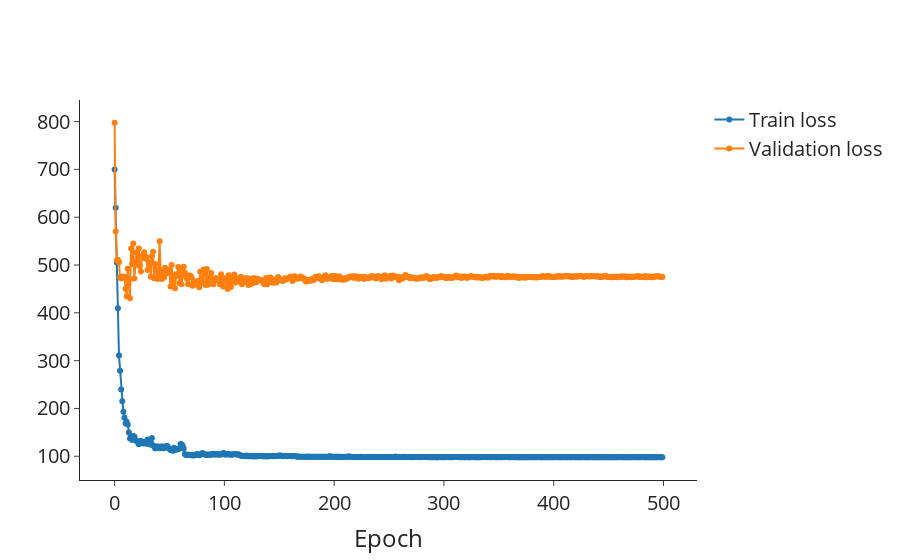

The code cell stored with this chart in its notebook:
### Markdown cell above
## Loss

### Code cell
lr_val = go.Scatter(
    x=df_lr_epochs_first.index,
    y=df_lr_epochs_first["val/loss/shg_tensor_full"],
    mode="lines+markers",
    name="Validation loss",
    showlegend=True,
)
lr_train = go.Scatter(
    x=df_lr_epochs_second.index,
    y=df_lr_epochs_second["train/loss/shg_tensor_full"],
    mode="lines+markers",
    name="Train loss",
    showlegend=True,
)

# Layout
layout = go.Layout(
    # title=dict(text='Scatter Plot'),
    xaxis=dict(title="Epoch"),
    # yaxis=dict(title='<i>d&#770;</i><sub>KP</sub> (pm/V)', range=[-5,180]),
    # legend=dict(font=dict(size=12)),
)

# Create figure
fig = go.Figure(data=[lr_train, lr_val], layout=layout)

fig.update_layout(
    autosize=True,
    font_size=20,
    # width=600,
    # height=600,
    # plot_bgcolor="white",
    template="simple_white",
)
fig.update_layout(
    xaxis=dict(
        # tickmode = 'array',
        # tickvals = [1, 2,3,4,5,6,7,8],
        # ticktext = ['One', 'Three', 'Five', 'Seven', 'Nine', 'Eleven']
        showgrid=False,
    ),
    yaxis=dict(
        # tickmode = 'array',
        # tickvals = [1, 2,3,4,5,6,7,8],
        # ticktext = ['One', 'Three', 'Five', 'Seven', 'Nine', 'Eleven']
        showgrid=False,
    ),
)

# Show figure
fig.show()

### Figure 1 — Plotly figure (JSON) as saved in the notebook; plotly's stock layout.template omitted (floating-point values rounded to 4 significant figures; data arrays with more than 128 entries replaced by an {"elided": "..."} marker saying what was removed)
{"data": [{"mode": "lines+markers", "name": "Train loss", "showlegend": true, "type": "scatter", "x": {"elided": "500 int values"}, "y": {"elided": "500 float values"}}, {"mode": "lines+markers", "name": "Validation loss", "showlegend": true, "type": "scatter", "x": {"elided": "500 int values"}, "y": {"elided": "500 float values"}}], "layout": {"autosize": true, "font": {"size": 20}, "xaxis": {"showgrid": false, "title": {"text": "Epoch"}}, "yaxis": {"showgrid": false}}}
